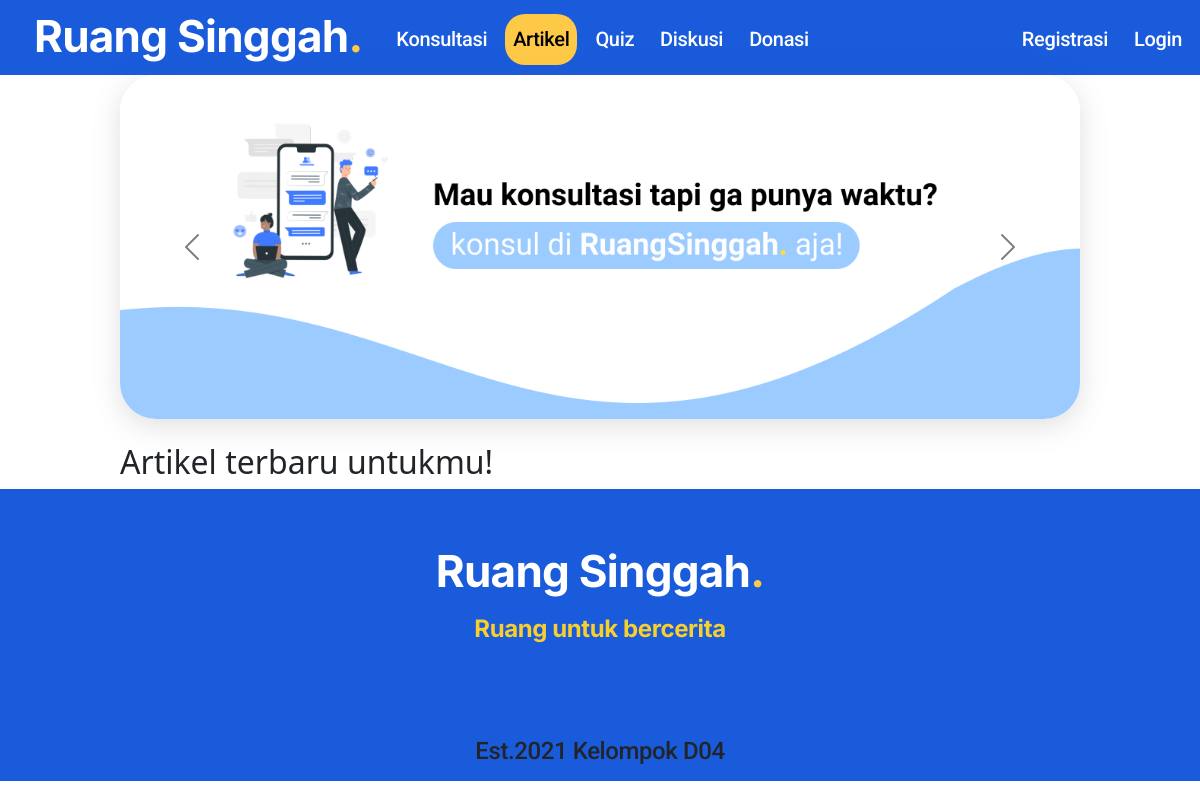
Before: /artikel/ with the older database file.
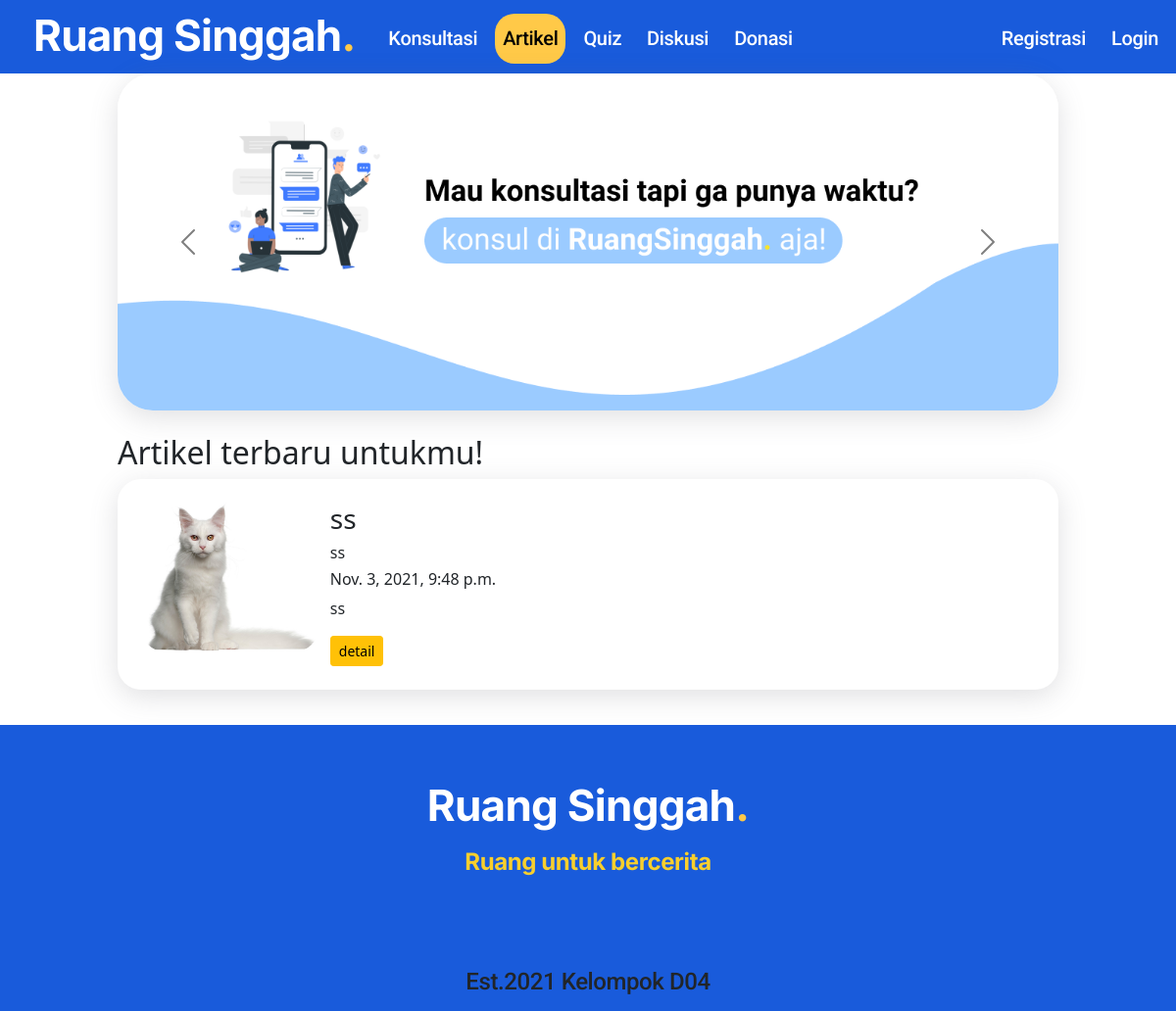
After: the same page with the newer database file.
### article/models.py (models this page shows, shortened)
class Article(models.Model):
    id=models.AutoField(primary_key=True)
    title = models.CharField(max_length = 100)
    author = models.CharField(max_length=50)
    date = models.DateTimeField(auto_now=True)
    desc = models.CharField(max_length = 300)
    article = models.TextField()
    photo = models.ImageField(upload_to='images/')

### article/views.py (the view)
# urls.py: path('', index, name='index'),
def index(request):
    article = Article.objects.all().values()
    response = {'article':article,'nbar':'Artikel'}
    return render(request, 'article_index.html', response)

### article/templates/article_index.html (shortened to what this page needs)
{% extends 'base.html' %}
{% load static %}
    {% block css %}
    {{block.super}}
    <link rel="stylesheet" href="{% static 'css/index.css' %}">
    {% endblock %}
  {% block body %}
    {{block.super}}
    <div id="carouselExampleIndicators" class="carousel slide" data-ride="carousel">
      <div class="carousel-inner">
        <div class="carousel-item active">
          <img src="{% static 'img/chat.png' %}" class="d-block w-100">
        </div>
      </div>
      <a class="carousel-control-prev" href="#carouselExampleIndicators" role="button" data-slide="prev">
        <span class="carousel-control-prev-icon" aria-hidden="true" style="fill: black;"></span>
      </a>
      <a class="carousel-control-next" href="#carouselExampleIndicators" role="button" data-slide="next">
        <span class="carousel-control-next-icon" aria-hidden="true"></span>
      </a>
    </div>
    <div class="main-content">
      <h2 style="display: inline-block;">Artikel terbaru untukmu!</h2>
      {% for i in article %}
      <div class="article-box">
        <div class="pic">
          <img src="media/{{ BASIC_DIR }}/{{i.photo}}" alt="">
        </div>
        <div class="sub-content">
          <h3>{{i.title}}</h3>
          <h6>{{i.author}}</h6>
          <h6>{{i.date}}</h6>
          <p>{{i.desc}}</p>
          <a href="{% url 'article:singlePost' id=i.id  %}" class="btn btn-warning btn-sm">detail</a>
        </div>
      </div>
      {% endfor %}
    </div>
  {% endblock %}

Changed rows visible on the page:
added Article: photo (picture), title "ss", author "ss", date "Nov. 3, 2021, 9:48 p.m.", desc "ss"
